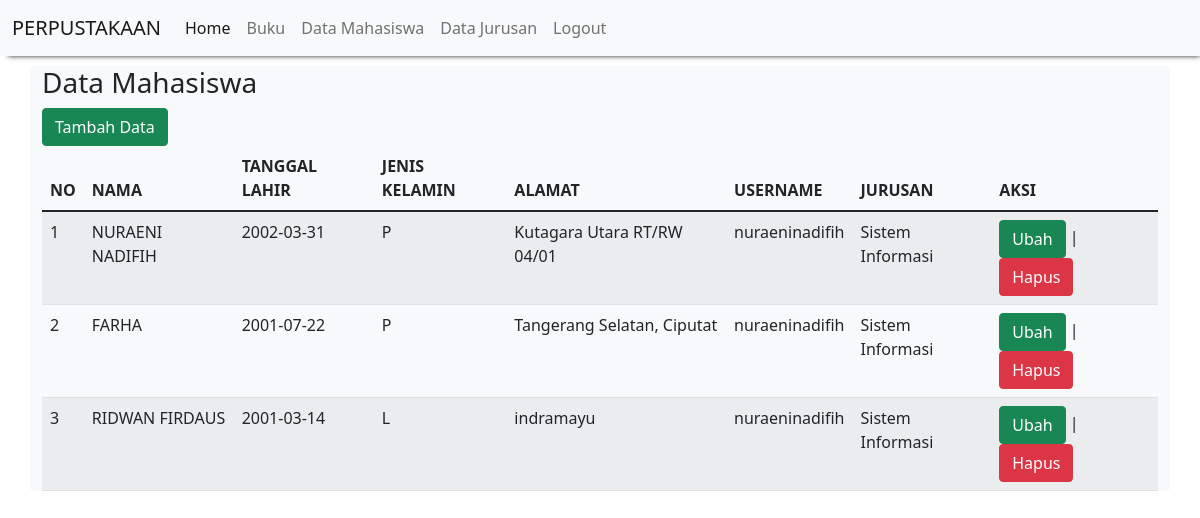
Screenshot of /tampil_mahasiswa.php (signed in) with the database file from the repository.
### tables this page shows
CREATE TABLE `mahasiswa` (
  `id_mhs` int(11) NOT NULL,
  `nama` varchar(100) NOT NULL,
  `tanggal_lahir` date NOT NULL,
  `jenis_kelamin` enum('L','P') NOT NULL,
  `alamat` text NOT NULL,
  `username` varchar(255) NOT NULL,
  `password` varchar(255) NOT NULL,
  `id_jurusan` int(11) NOT NULL
);

CREATE TABLE `jurusan` (
  `id_jurusan` int(11) NOT NULL,
  `nama_jurusan` varchar(20) NOT NULL,
  `angkatan` varchar(20) NOT NULL
);

### tampil_mahasiswa.php (the view, shortened to what this page needs)
<?php
  include "header.php";
  ?>
<!doctype html>
<html lang="en">
  <head>
    <link href="https://cdn.jsdelivr.net/npm/bootstrap@5.1.3/dist/css/bootstrap.min.css" rel="stylesheet">
  </head>
  <body>
    <h3>Data Mahasiswa</h3>
    <a href="tambah_mahasiswa.php" class="btn btn-success">Tambah Data</a>
    <table class="table table-hover table-striped">
        <thead>
            <tr>
                <th>NO</th>
                <th>NAMA</th>
                <th>TANGGAL LAHIR</th>
                <th>JENIS KELAMIN</th>
                <th>ALAMAT</th>
                <th>USERNAME</th>
                <th>JURUSAN</th>
                <th>AKSI</th>
            </tr>
        </thead>
        <tbody>
            <?php
            include "koneksi.php";
            $qry_mahasiswa=mysqli_query($conn, "select * from mahasiswa join jurusan on jurusan.id_jurusan=mahasiswa.id_jurusan");
            $no=0;
            while($data_mahasiswa=mysqli_fetch_array($qry_mahasiswa)){
            $no++;
            ?>
                <tr>
                    <td><?=$no?></td>
                    <td><?=$data_mahasiswa['nama']?></td>
                    <td><?=$data_mahasiswa['tanggal_lahir']?></td>
                    <td><?=$data_mahasiswa['jenis_kelamin']?></td>
                    <td><?=$data_mahasiswa['alamat']?></td>
                    <td><?=$data_mahasiswa['username']?></td>
                    <td><?=$data_mahasiswa['nama_jurusan']?></td>
                    <td><a href="ubah_mahasiswa.php?id_mhs=<?=$data_mahasiswa['id_mhs']?>" class="btn btn-success">Ubah</a> |
                    <a href="hapus_mahasiswa.php?id_mhs=<?=$data_mahasiswa['id_mhs']?>" onclick="return confirm('Apakah anda yakin menghapus data ini?')" class="btn btn-danger">Hapus</a></td>
                </tr>
                <?php
            }
            ?>
        </tbody>
        </table>
  </body>
</html>

### rows the page displays
mahasiswa: nama "NURAENI NADIFIH", tanggal_lahir "2002-03-31", jenis_kelamin "P", alamat "Kutagara Utara RT/RW 04/01", username "nuraeninadifih", id_jurusan.nama_jurusan "Sistem Informasi"
mahasiswa: nama "FARHA", tanggal_lahir "2001-07-22", jenis_kelamin "P", alamat "Tangerang Selatan, Ciputat", username "nuraeninadifih", id_jurusan.nama_jurusan "Sistem Informasi"
mahasiswa: nama "RIDWAN FIRDAUS", tanggal_lahir "2001-03-14", jenis_kelamin "L", alamat "indramayu", username "nuraeninadifih", id_jurusan.nama_jurusan "Sistem Informasi"
